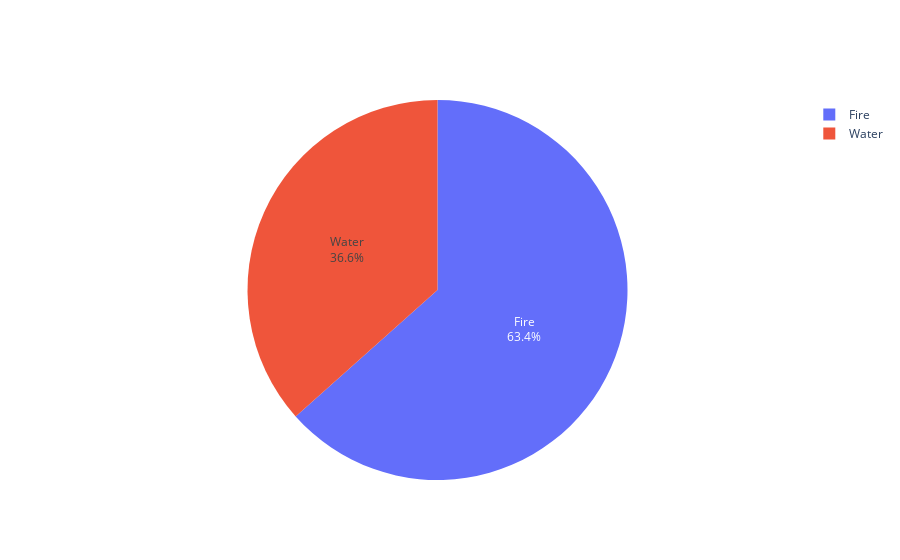

Notebook cell for this chart:
### Code cell
pure_match('Fire','Water')

### Figure 1 — Plotly figure (JSON) as saved in the notebook; plotly's stock layout.template omitted (floating-point values rounded to 4 significant figures)
{"data": [{"labels": ["Fire", "Water"], "textinfo": "label+percent", "type": "pie", "values": [182, 105]}], "layout": {}}
